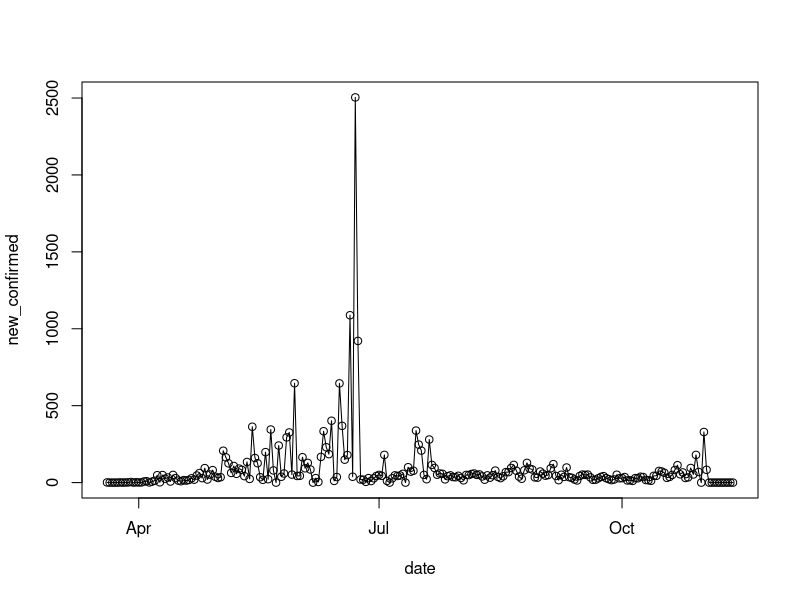
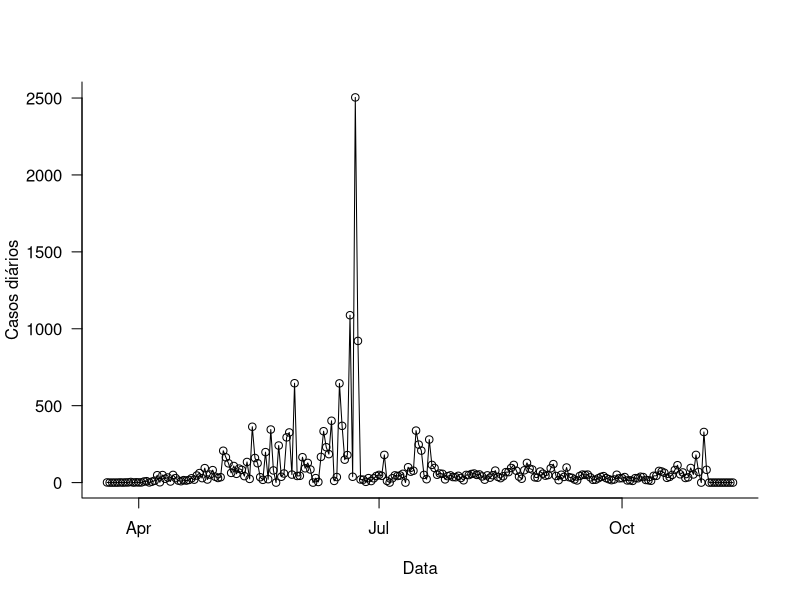
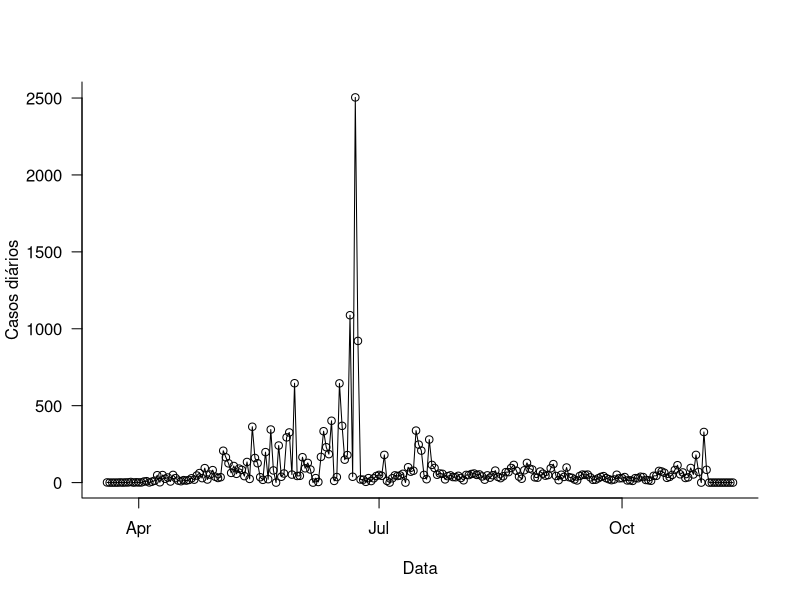

R code for these plots, in order:
# Script para construir gráficos de covid19
## por Sara Mortara & Andrea Sánchez-Tapia

# Casos diarios Macapa
macapa <- read.csv("dados/processados/02-municipio_Macapa.csv")
# convertendo para classe data
macapa$date <- as.Date(macapa$date)

# um grafico basico -------------------------
plot(new_confirmed ~ date, data = macapa)
lines(new_confirmed ~ date, data = macapa)

# um grafico melhor --------------------------
# usando a funcao par para controlar parametros
par(bty = "l", las = 1)
# adicionando nome dos eixos
plot(new_confirmed ~ date, data = macapa,
     xlab = "Data",
     ylab = "Casos diários")
lines(new_confirmed ~ date, data = macapa)
#funcao dev.off()

# para exportar o grafico ----------------------
png("figs/casos_diarios_Macapa.png", res = 300,
    width = 1400, height = 1200)
par(bty = "l", las = 1)
# adicionando nome dos eixos
plot(new_confirmed ~ date, data = macapa,
     xlab = "Data",
     ylab = "Casos diários")
lines(new_confirmed ~ date, data = macapa)
dev.off()
